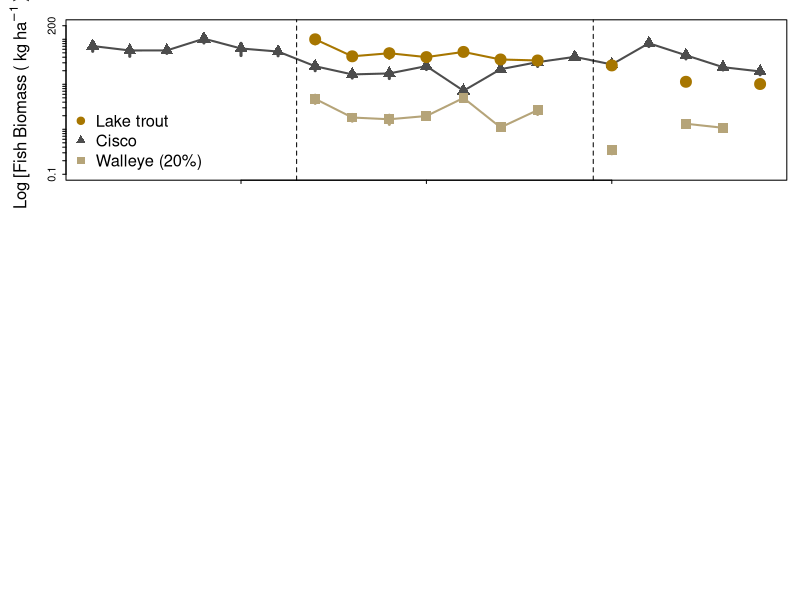

Recreate this plot in R. (Note: this script raises an error after producing the figure.)
## Trout Taxa Biomass ## 

# Load in libraries # 
library(tidyverse)
library(lubridate)

# Load in biomass data # 
fish = read_csv('trout_fish_biomass_selectpelagic.csv')
pelagic.miv = read_csv('trout_pmiv_biomass.reduced.csv')
zoop.grouped = read_csv('trout_pzoop_grouped.alldates.csv')

# Fish biomass # 
fish

fish.select = fish %>%
  select(year, spp, biomass.kg_perhec.raw, biomass.kg_perhec.corrected, biomass.kg_upperse.corrected, biomass.kg_lowerse.corrected) %>% 
  filter(year != 2020) # Match other taxa record 

fish.raw = fish.select %>% 
  select(year, spp, biomass.kg_perhec.raw) %>% 
  pivot_wider(id_cols = year, 
              names_from = spp, 
              values_from = biomass.kg_perhec.raw)
fish.raw

corrected.wae = fish.select %>% 
  select(year, spp, biomass.kg_perhec.corrected) %>% 
  pivot_wider(id_cols = year, 
              names_from = spp, 
              values_from = biomass.kg_perhec.corrected) %>% 
  rename(p20.walleye = walleye)

upperse = fish.select %>% 
  select(year, spp, biomass.kg_upperse.corrected) %>% 
  pivot_wider(id_cols = year, 
              names_from = spp, 
              values_from = biomass.kg_upperse.corrected) %>%
  rename(c.se.u = cisco, lt.se.u = lake.trout, w.se.u = walleye)
upperse

lowerse = fish.select %>% 
  select(year, spp, biomass.kg_lowerse.corrected) %>% 
  pivot_wider(id_cols = year, 
              names_from = spp, 
              values_from = biomass.kg_lowerse.corrected)  %>%
  rename(c.se.l = cisco, lt.se.l = lake.trout, w.se.l = walleye)
lowerse

join1 = left_join(corrected.wae, upperse, by = 'year')
fish.final = left_join(join1, lowerse, by = 'year')
fish.final

# Fish colors 
  # Cisco #de2d26
  # lake.trout #fc9272
  # walleye #fee0d2 
windows(height = 8, width = 6)
par(mfrow =c(3,1), mar = c(0.5,1,1,0.5), oma = c(4,4,.5,.5))
par(tcl = -0.25)
par(mgp = c(2, 0.6, 0))

wae = '#b5a479'
lt = '#A77600'
cis = 'gray30'

transparent = rgb(255,255,255 ,maxColorValue = 255, alpha = 100)

# Fish plot #===================
# plot(cisco~year, data = fish.raw, type = 'o',col = '#99000d', lwd = 2, pch = 19, cex = 1, ylim = c(0,130),
#      ylab = '', xlab = '')
# mtext(side = 2, line =2.5, expression(Pelagic ~ ~Fish ~ ~Biomass ~`(`~ kg ~ ha^-1~`)`))
# arrows(x0=fish.final$year, y0=fish.final$c.se.l, 
#        x1=fish.final$year, y1=fish.final$c.se.u, col = '#99000d', code = 3, angle=90, length=0, lwd = 2)
# points(lake.trout~year, data = fish.raw, type = 'o', col = '#ef3b2c', lwd = 2, pch = 19, cex = 1)
# arrows(x0=fish.final$year, y0=fish.final$lt.se.l, 
#        x1=fish.final$year, y1=fish.final$lt.se.u, col = '#ef3b2c', code = 3, angle=90, length=0, lwd = 2)
# points(walleye.p20~year, data = fish.raw, type = 'o', col = '#fc9272', lwd = 2, pch = 19, cex = 1)
# arrows(x0=fish.final$year, y0=fish.final$w.se.l, 
#        x1=fish.final$year, y1=fish.final$w.se.u, col = '#fc9272', code = 3, angle=90, length=0, lwd = 2)
# legend('topright', legend = c('Cisco', 'Lake trout', 'Walleye (20%)'), pch = 19, col = c('#99000d','#ef3b2c', '#fc9272'),
#        bty = 'n')

# Log all three plots option # 
plot(log(cisco)~year, data = fish.raw, type = 'o',col = cis, lwd = 2, pch = 17, cex = 2, ylim = c(log(0.1), log(200)),
     ylab = '', xlab = '', yaxt = 'n', col.axis = transparent)
axis(side=2,
     at=c(log(0.1),log(0.2),log(0.3),log(0.4),log(0.5),log(0.6),log(0.7),log(0.8),log(0.9),
           log(1),log(2),log(3),log(4),log(5),log(6),log(7),log(8),log(9),log(10),
           log(20),log(30),log(40),log(50),log(60),log(70),log(80),log(90),log(100), 
           log(200)), #Where the tick marks should be drawn
     labels = c('0.1', '', '', '', '', '', '', '', '', 
                '1', '', '', '', '', '', '', '', '', '10', '', '','','','','','','','100','200'),
     las=0)
mtext(side = 2, line =2.5, expression(Log~`[Fish`~Biomass~`(`~ kg ~ ha^-1~`)]`))
arrows(x0=fish.final$year, y0=log(fish.final$c.se.l), 
       x1=fish.final$year, y1=log(fish.final$c.se.u), col = cis, code = 3, angle=90, length=0, lwd = 3)
points(log(lake.trout)~year, data = fish.raw, type = 'o', col = lt, lwd = 2, pch = 19, cex = 2)
arrows(x0=fish.final$year, y0=log(fish.final$lt.se.l), 
       x1=fish.final$year, y1=log(fish.final$lt.se.u), col = lt, code = 3, angle=90, length=0, lwd = 3)
points(log(p20.walleye)~year, data = corrected.wae, type = 'o', col = wae, lwd = 2, pch = 15, cex = 2)
arrows(x0=fish.final$year, y0=log(fish.final$w.se.l), 
       x1=fish.final$year, y1=log(fish.final$w.se.u), col = wae, code = 3, angle=90, length=0, lwd = 3)
legend('bottomleft', legend = c('Lake trout', 'Cisco', 'Walleye (20%)'), pch = c(19, 17, 15), col = c(lt, cis, wae),
       bty = 'n', cex = 1.5)
abline(v = 2006.5, lty = 2)
abline(v = 2014.5, lty = 2)

# Pelagic MIV # 
pelagic.miv

pmiv.select = pelagic.miv %>% 
  mutate(taxon = tolower(taxon)) %>% 
  select(year4, taxon, biomass.g_perhec, biomass.prop.err.se) %>% 
  mutate(biomass.mg_perhec = (biomass.g_perhec*1000), 
         biomass.mg.prop.err.se = (biomass.prop.err.se*1000)) %>% 
  mutate(biomass.mg_perm2 = biomass.mg_perhec/10000, 
         biomass.mg.perm2.prop.err.se = biomass.mg.prop.err.se/10000) %>%
  filter(year4 != 2020) # Match other taxa record # 
pmiv.select
max(pmiv.select$biomass.mg_perm2)
min(pmiv.select$biomass.mg_perm2)

pmiv.wide = pmiv.select %>% 
  pivot_wider(id_cols = year4, 
              names_from = 'taxon', 
              values_from = 'biomass.mg_perm2') %>% 
  rename(chaoborus = `chaoborus larvae`)
pmiv.wide

pmiv.error = pmiv.select %>% 
  pivot_wider(id_cols = year4, 
              names_from = 'taxon', 
              values_from = 'biomass.mg.perm2.prop.err.se') %>% 
  rename(chaoborus.se = `chaoborus larvae`, 
         leptodora.se = leptodora, 
         mysis.se = mysis, 
         bytho.se = bythotrephes)
pmiv.error  

pmiv.final = left_join(pmiv.wide, pmiv.error, by = 'year4')
pmiv.final

# MIV plot # =============================
mys = '#a75b51' 
chao = '#692e27' 
lep = '#f9afa6'
byth = 'gray30'
  

plot(log(chaoborus)~year4, data = pmiv.final, type = 'o',col = chao, lwd = 2, pch = 17, cex = 2, ylim = c(log(0.001),log(300)),
     ylab = '', xlab = '', yaxt = 'n', col.axis = transparent)
axis(side=2,
     at=c( log(0.001),log(0.002),log(0.003),log(0.004),log(0.005),log(0.006),log(0.007),log(0.008),log(0.009), 
       log(0.01),log(0.02),log(0.03),log(0.04),log(0.05),log(0.06),log(0.07),log(0.08),log(0.09), 
       log(0.1),log(0.2),log(0.3),log(0.4),log(0.5),log(0.6),log(0.7),log(0.8),log(0.9),
       log(1),log(2),log(3),log(4),log(5),log(6),log(7),log(8),log(9),log(10),
           log(20),log(30),log(40),log(50),log(60),log(70),log(80),log(90),log(100), 
           log(200),log(300)), #Where the tick marks should be drawn
     labels = c('0.001', '', '', '', '', '', '', '', '',
                '0.01', '', '', '', '', '', '', '', '',
                '0.1', '', '', '', '', '', '', '', '', 
                '1', '', '', '', '', '', '', '', '', '10', '', '','','','','','','','100','','300'),
     las=0)
mtext(side = 2, line =2.5, expression(`Log[`~MIV~Biomass ~`(`~ mg ~ m^-2~`)]`))
arrows(x0=pmiv.final$year4, y0=(log(pmiv.final$chaoborus - pmiv.final$chaoborus.se)), 
       x1=pmiv.final$year4, y1=(log(pmiv.final$chaoborus + pmiv.final$chaoborus.se)), col = chao, code = 3, angle=90, length=0, lwd = 3)
points(log(leptodora)~year4, data = pmiv.final, type = 'o', col = lep, lwd = 2, pch = 15, cex = 2)
arrows(x0=pmiv.final$year4, y0=(log(pmiv.final$leptodora - pmiv.final$leptodora.se)), col = lep,
       x1=pmiv.final$year4, y1=(log(pmiv.final$leptodora + pmiv.final$leptodora.se)), code = 3, angle=90, length=0, lwd = 3)
points(log(mysis)~year4, data = pmiv.final, type = 'o', col = mys, lwd = 2, pch = 19, cex = 2)
arrows(x0=pmiv.final$year4, y0=(log(pmiv.final$mysis - pmiv.final$mysis.se)), col = mys,
       x1=pmiv.final$year4, y1=(log(pmiv.final$mysis + pmiv.final$mysis.se)), code = 3, angle=90, length=0, lwd = 3)
points(log(bythotrephes)~year4, data = pmiv.final, type = 'o', col = byth, lwd = 2, pch = 18, cex = 2)
arrows(x0=pmiv.final$year4, y0=(log(pmiv.final$bythotrephes - pmiv.final$bytho.se)), col = byth,
       x1=pmiv.final$year4, y1=(log(pmiv.final$bythotrephes + pmiv.final$bytho.se)), code = 3, angle=90, length=0, lwd = 3)

legend('bottomleft', legend = c('Mysis', 'Chaoborus', 'Leptodora', 'Bythotrephes'), pch = c(19, 17, 15, 18), col = c(mys, chao,lep, byth),
       bty = 'n', cex = 1.5)
abline(v = 2006.5, lty = 2)
abline(v = 2014.5, lty = 2)

# Zooplankton # 
zoop.grouped

zoop.grouped.select = zoop.grouped %>% 
  select(year4, sample_date, larger_group, biomass_ugL, biomass_g.perhec, avg.bodymass_g, biomass_g.per_m2) %>% 
  mutate(sample_date = mdy(sample_date)) %>% 
  mutate(month = month(sample_date)) %>% 
  filter(month == 7 | month == 8) %>%
  rename(year = year4, 
         spp = larger_group, 
         bodymass_g = avg.bodymass_g, 
         biomass.g_perhec = biomass_g.perhec) %>% 
  group_by(year, spp) %>% 
  summarize(biomass.g_perhec = mean(biomass.g_perhec, na.rm = T),
            biomass_ugL = mean(biomass_ugL), 
            biomass.g_perm2 = mean(biomass_g.per_m2, na.rm = T), 
            sd_g.perm2 = sd(biomass_g.per_m2, na.rm = T), 
            g_perhec.sd = sd(biomass.g_perhec, na.rm = T),
            bodymass_g = mean(bodymass_g, na.rm = T), 
            mass_sd = sd(bodymass_g, na.rm = T)) %>% 
  ungroup() %>% 
  mutate(biomass.mg_perm2 = biomass.g_perm2*1000, 
         sd_mg.perm2 = sd_g.perm2*1000) %>% 
  mutate(se_mg.perm2 = sd_mg.perm2/sqrt(2)) %>% 
  select(year, spp, biomass.mg_perm2, se_mg.perm2, biomass_ugL)
zoop.grouped.select

max(zoop.grouped.select$biomass.mg_perm2) # 5000
min(zoop.grouped.select$biomass.mg_perm2) # 20

zp.wide = zoop.grouped.select%>% 
  mutate(spp = tolower(spp)) %>%
  pivot_wider(id_cols = year, 
              names_from = 'spp', 
              values_from = 'biomass.mg_perm2')
zp.wide

zp.wide.check = zoop.grouped.select %>% 
  mutate(spp = tolower(spp)) %>% 
  pivot_wider(id_cols = year,
              names_from = 'spp', 
              values_from = 'biomass_ugL')
zp.wide.check

zp.error = zoop.grouped.select %>% 
  mutate(spp = tolower(spp)) %>%
  pivot_wider(id_cols = year, 
              names_from = 'spp', 
              values_from = 'se_mg.perm2') %>% 
  rename(clad.se = cladocera, 
         cope.se = copepoda, 
         roti.se = rotifera)
zp.error  

zp.final = left_join(zp.wide, zp.error, by = 'year')
zp.final

#Zoop Plot #======================== 
cop = '#cd5c05'
clad = 'gray30' 
rot = '#e2a271'


plot(log(cladocera)~year, data = zp.final, type = 'o',col = clad, lwd = 2, pch = 17, cex = 2, ylim = c(log(1),log(8000)),
     ylab = '', xlab = '', yaxt = 'n') 
axis(side=2,
     at=c(log(0.1), log(0.2),log(0.3),log(0.4),log(0.5),log(0.6),log(0.7),log(0.8),log(0.9),
          log(1), log(2),log(3),log(4),log(5),log(6),log(7),log(8),log(9),log(10),
           log(20),log(30),log(40),log(50),log(60),log(70),log(80),log(90),log(100), 
          log(200),log(300),log(400),log(500),log(600),log(700),log(800),log(900),log(1000),
          log(2000),log(3000),log(4000),log(5000),log(6000),log(7000),log(8000)), #Where the tick marks should be drawn
     labels = c('0.1', '', '', '', '', '', '', '', '',
                '1', '', '', '', '', '', '', '', '',
                '10', '', '', '', '', '', '', '', '',
                '100', '', '', '', '', '', '', '', '',
                '1000', '', '', '', '', '','','8000'),
     las=0)
mtext(side = 2, line =2.5, expression(`Log[`~Zoop~Biomass ~`(`~ mg ~ m^-2~`)]`))
arrows(x0=zp.final$year, y0=(log(zp.final$cladocera - zp.final$clad.se)), 
       x1=zp.final$year, y1=(log(zp.final$cladocera + zp.final$clad.se)), col = clad, code = 3, angle=90, length=0, lwd = 2)
points(log(copepoda)~year, data = zp.final, type = 'o', col = cop, lwd = 2, pch = 19, cex = 2)
arrows(x0=zp.final$year, y0=(log(zp.final$copepoda - zp.final$cope.se)), col = cop,
       x1=zp.final$year, y1=(log(zp.final$copepoda + zp.final$cope.se)), code = 3, angle=90, length=0, lwd = 2)
points(log(rotifera)~year, data = zp.final, type = 'o', col = rot, lwd = 2, pch = 15, cex = 2)
arrows(x0=zp.final$year, y0=(log(zp.final$rotifera - zp.final$roti.se)), col = rot,
       x1=zp.final$year, y1=(log(zp.final$rotifera + zp.final$roti.se)), code = 3, angle=90, length=0, lwd = 2)

legend('bottomleft', legend = c('Copepoda', 'Cladocera',  'Rotifera'), pch = c(19,17,15), col = c(cop, clad, rot),
       bty = 'n', cex = 1.5)
abline(v = 2006.5, lty = 2)
abline(v = 2014.5, lty = 2)
mtext(side = 1, 'Year', line = 2)
